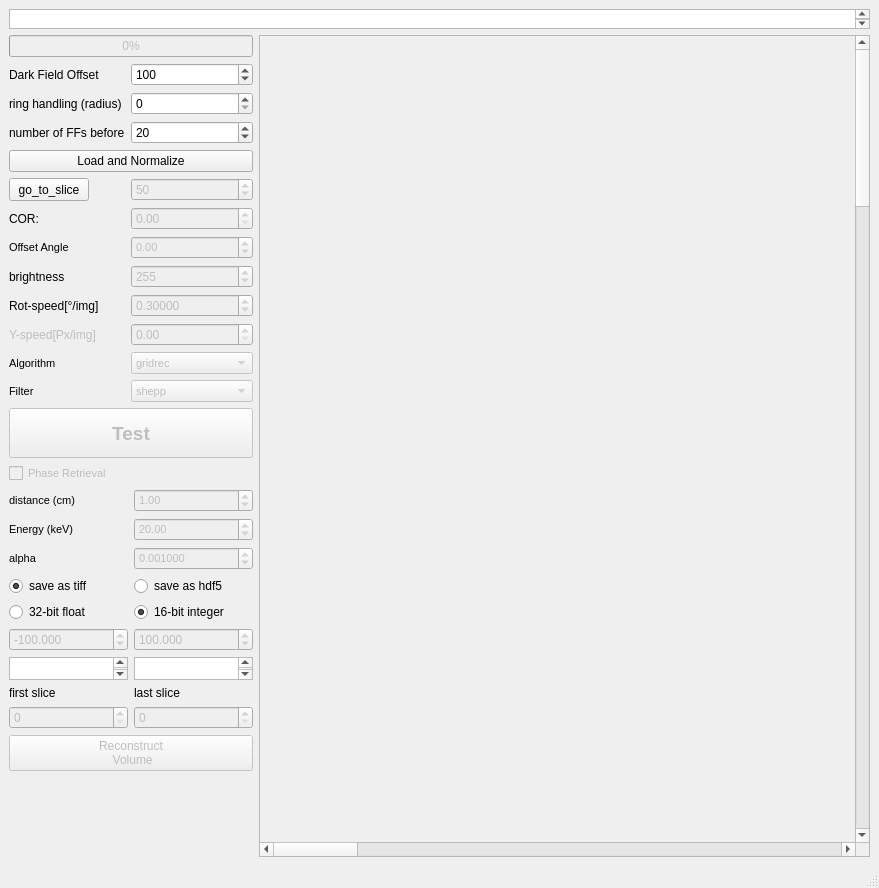
<?xml version="1.0" encoding="UTF-8"?>
<ui version="4.0">
 <class>MainWindow</class>
 <widget class="QMainWindow" name="MainWindow">
  <property name="geometry">
   <rect>
    <x>0</x>
    <y>0</y>
    <width>879</width>
    <height>888</height>
   </rect>
  </property>
  <property name="windowTitle">
   <string>MainWindow</string>
  </property>
  <widget class="QWidget" name="centralwidget">
   <layout class="QGridLayout" name="gridLayout">
    <item row="3" column="0">
     <widget class="QPushButton" name="pushReconstruct">
      <property name="enabled">
       <bool>false</bool>
      </property>
      <property name="sizePolicy">
       <sizepolicy hsizetype="Minimum" vsizetype="Preferred">
        <horstretch>0</horstretch>
        <verstretch>0</verstretch>
       </sizepolicy>
      </property>
      <property name="minimumSize">
       <size>
        <width>0</width>
        <height>50</height>
       </size>
      </property>
      <property name="font">
       <font>
        <pointsize>14</pointsize>
        <weight>75</weight>
        <bold>true</bold>
       </font>
      </property>
      <property name="text">
       <string>Test</string>
      </property>
     </widget>
    </item>
    <item row="2" column="0">
     <layout class="QGridLayout" name="gridLayout_3">
      <item row="0" column="0">
       <widget class="QLabel" name="label_10">
        <property name="sizePolicy">
         <sizepolicy hsizetype="Fixed" vsizetype="Preferred">
          <horstretch>0</horstretch>
          <verstretch>0</verstretch>
         </sizepolicy>
        </property>
        <property name="text">
         <string>Dark Field Offset</string>
        </property>
       </widget>
      </item>
      <item row="6" column="0">
       <widget class="QLabel" name="label_9">
        <property name="sizePolicy">
         <sizepolicy hsizetype="Fixed" vsizetype="Preferred">
          <horstretch>0</horstretch>
          <verstretch>0</verstretch>
         </sizepolicy>
        </property>
        <property name="font">
         <font>
          <pointsize>8</pointsize>
          <weight>50</weight>
          <bold>false</bold>
         </font>
        </property>
        <property name="text">
         <string>Offset Angle</string>
        </property>
       </widget>
      </item>
      <item row="5" column="0">
       <widget class="QLabel" name="label_3">
        <property name="sizePolicy">
         <sizepolicy hsizetype="Fixed" vsizetype="Preferred">
          <horstretch>0</horstretch>
          <verstretch>0</verstretch>
         </sizepolicy>
        </property>
        <property name="text">
         <string>COR:</string>
        </property>
       </widget>
      </item>
      <item row="9" column="0">
       <widget class="QLabel" name="label_4">
        <property name="enabled">
         <bool>false</bool>
        </property>
        <property name="sizePolicy">
         <sizepolicy hsizetype="Fixed" vsizetype="Preferred">
          <horstretch>0</horstretch>
          <verstretch>0</verstretch>
         </sizepolicy>
        </property>
        <property name="text">
         <string>Y-speed[Px/img]</string>
        </property>
       </widget>
      </item>
      <item row="7" column="0">
       <widget class="QLabel" name="label_7">
        <property name="sizePolicy">
         <sizepolicy hsizetype="Fixed" vsizetype="Preferred">
          <horstretch>0</horstretch>
          <verstretch>0</verstretch>
         </sizepolicy>
        </property>
        <property name="text">
         <string>brightness</string>
        </property>
       </widget>
      </item>
      <item row="11" column="0">
       <widget class="QLabel" name="label_16">
        <property name="sizePolicy">
         <sizepolicy hsizetype="Fixed" vsizetype="Preferred">
          <horstretch>0</horstretch>
          <verstretch>0</verstretch>
         </sizepolicy>
        </property>
        <property name="font">
         <font>
          <pointsize>8</pointsize>
          <weight>50</weight>
          <bold>false</bold>
         </font>
        </property>
        <property name="text">
         <string>Filter</string>
        </property>
       </widget>
      </item>
      <item row="10" column="0">
       <widget class="QLabel" name="label_15">
        <property name="sizePolicy">
         <sizepolicy hsizetype="Fixed" vsizetype="Preferred">
          <horstretch>0</horstretch>
          <verstretch>0</verstretch>
         </sizepolicy>
        </property>
        <property name="font">
         <font>
          <pointsize>8</pointsize>
          <weight>50</weight>
          <bold>false</bold>
         </font>
        </property>
        <property name="text">
         <string>Algorithm</string>
        </property>
       </widget>
      </item>
      <item row="8" column="0">
       <widget class="QLabel" name="label">
        <property name="sizePolicy">
         <sizepolicy hsizetype="Fixed" vsizetype="Preferred">
          <horstretch>0</horstretch>
          <verstretch>0</verstretch>
         </sizepolicy>
        </property>
        <property name="text">
         <string>Rot-speed[°/img]</string>
        </property>
       </widget>
      </item>
      <item row="1" column="0">
       <widget class="QLabel" name="label_8">
        <property name="sizePolicy">
         <sizepolicy hsizetype="Fixed" vsizetype="Preferred">
          <horstretch>0</horstretch>
          <verstretch>0</verstretch>
         </sizepolicy>
        </property>
        <property name="text">
         <string>ring handling (radius)</string>
        </property>
       </widget>
      </item>
      <item row="4" column="0">
       <widget class="QPushButton" name="go_to_slice">
        <property name="sizePolicy">
         <sizepolicy hsizetype="Fixed" vsizetype="Preferred">
          <horstretch>0</horstretch>
          <verstretch>0</verstretch>
         </sizepolicy>
        </property>
        <property name="text">
         <string>go_to_slice</string>
        </property>
       </widget>
      </item>
      <item row="2" column="0">
       <widget class="QLabel" name="label_2">
        <property name="sizePolicy">
         <sizepolicy hsizetype="Fixed" vsizetype="Preferred">
          <horstretch>0</horstretch>
          <verstretch>0</verstretch>
         </sizepolicy>
        </property>
        <property name="text">
         <string>number of FFs before</string>
        </property>
       </widget>
      </item>
      <item row="0" column="1">
       <widget class="QSpinBox" name="spinBox_DF">
        <property name="sizePolicy">
         <sizepolicy hsizetype="Minimum" vsizetype="Preferred">
          <horstretch>0</horstretch>
          <verstretch>0</verstretch>
         </sizepolicy>
        </property>
        <property name="maximum">
         <number>65535</number>
        </property>
        <property name="value">
         <number>100</number>
        </property>
       </widget>
      </item>
      <item row="1" column="1">
       <widget class="QSpinBox" name="spinBox_ringradius">
        <property name="enabled">
         <bool>true</bool>
        </property>
        <property name="sizePolicy">
         <sizepolicy hsizetype="Minimum" vsizetype="Preferred">
          <horstretch>0</horstretch>
          <verstretch>0</verstretch>
         </sizepolicy>
        </property>
        <property name="maximum">
         <number>65535</number>
        </property>
        <property name="value">
         <number>0</number>
        </property>
       </widget>
      </item>
      <item row="2" column="1">
       <widget class="QSpinBox" name="spinBox_number_FFs">
        <property name="sizePolicy">
         <sizepolicy hsizetype="Minimum" vsizetype="Preferred">
          <horstretch>0</horstretch>
          <verstretch>0</verstretch>
         </sizepolicy>
        </property>
        <property name="maximum">
         <number>5000</number>
        </property>
        <property name="value">
         <number>20</number>
        </property>
       </widget>
      </item>
      <item row="4" column="1">
       <widget class="QSpinBox" name="slice_number">
        <property name="enabled">
         <bool>false</bool>
        </property>
        <property name="sizePolicy">
         <sizepolicy hsizetype="Minimum" vsizetype="Preferred">
          <horstretch>0</horstretch>
          <verstretch>0</verstretch>
         </sizepolicy>
        </property>
        <property name="maximum">
         <number>5000</number>
        </property>
        <property name="value">
         <number>50</number>
        </property>
       </widget>
      </item>
      <item row="3" column="0" colspan="2">
       <widget class="QPushButton" name="pushLoad">
        <property name="sizePolicy">
         <sizepolicy hsizetype="Minimum" vsizetype="Preferred">
          <horstretch>0</horstretch>
          <verstretch>0</verstretch>
         </sizepolicy>
        </property>
        <property name="text">
         <string>Load and Normalize</string>
        </property>
       </widget>
      </item>
      <item row="5" column="1">
       <widget class="QDoubleSpinBox" name="COR">
        <property name="enabled">
         <bool>false</bool>
        </property>
        <property name="sizePolicy">
         <sizepolicy hsizetype="Minimum" vsizetype="Preferred">
          <horstretch>0</horstretch>
          <verstretch>0</verstretch>
         </sizepolicy>
        </property>
        <property name="font">
         <font>
          <weight>50</weight>
          <bold>false</bold>
         </font>
        </property>
        <property name="maximum">
         <double>5000.000000000000000</double>
        </property>
        <property name="singleStep">
         <double>0.250000000000000</double>
        </property>
        <property name="value">
         <double>0.000000000000000</double>
        </property>
       </widget>
      </item>
      <item row="6" column="1">
       <widget class="QDoubleSpinBox" name="Offset_Angle">
        <property name="enabled">
         <bool>false</bool>
        </property>
        <property name="sizePolicy">
         <sizepolicy hsizetype="Minimum" vsizetype="Preferred">
          <horstretch>0</horstretch>
          <verstretch>0</verstretch>
         </sizepolicy>
        </property>
        <property name="font">
         <font>
          <pointsize>8</pointsize>
          <weight>50</weight>
          <bold>false</bold>
         </font>
        </property>
        <property name="alignment">
         <set>Qt::AlignLeading|Qt::AlignLeft|Qt::AlignVCenter</set>
        </property>
        <property name="minimum">
         <double>-360.000000000000000</double>
        </property>
        <property name="maximum">
         <double>360.000000000000000</double>
        </property>
       </widget>
      </item>
      <item row="7" column="1">
       <widget class="QSpinBox" name="brightness">
        <property name="enabled">
         <bool>false</bool>
        </property>
        <property name="sizePolicy">
         <sizepolicy hsizetype="Minimum" vsizetype="Preferred">
          <horstretch>0</horstretch>
          <verstretch>0</verstretch>
         </sizepolicy>
        </property>
        <property name="maximum">
         <number>640000</number>
        </property>
        <property name="value">
         <number>255</number>
        </property>
       </widget>
      </item>
      <item row="8" column="1">
       <widget class="QDoubleSpinBox" name="speed_W">
        <property name="enabled">
         <bool>false</bool>
        </property>
        <property name="sizePolicy">
         <sizepolicy hsizetype="Minimum" vsizetype="Preferred">
          <horstretch>0</horstretch>
          <verstretch>0</verstretch>
         </sizepolicy>
        </property>
        <property name="decimals">
         <number>5</number>
        </property>
        <property name="singleStep">
         <double>0.000100000000000</double>
        </property>
        <property name="value">
         <double>0.300000000000000</double>
        </property>
       </widget>
      </item>
      <item row="9" column="1">
       <widget class="QDoubleSpinBox" name="speed_Y">
        <property name="enabled">
         <bool>false</bool>
        </property>
        <property name="sizePolicy">
         <sizepolicy hsizetype="Minimum" vsizetype="Preferred">
          <horstretch>0</horstretch>
          <verstretch>0</verstretch>
         </sizepolicy>
        </property>
       </widget>
      </item>
      <item row="10" column="1">
       <widget class="QComboBox" name="algorithm_list">
        <property name="enabled">
         <bool>false</bool>
        </property>
        <property name="sizePolicy">
         <sizepolicy hsizetype="Minimum" vsizetype="Preferred">
          <horstretch>0</horstretch>
          <verstretch>0</verstretch>
         </sizepolicy>
        </property>
        <property name="font">
         <font>
          <pointsize>8</pointsize>
          <weight>50</weight>
          <bold>false</bold>
         </font>
        </property>
        <item>
         <property name="text">
          <string>gridrec</string>
         </property>
        </item>
        <item>
         <property name="text">
          <string>FBP_CUDA</string>
         </property>
        </item>
        <item>
         <property name="text">
          <string>art</string>
         </property>
        </item>
        <item>
         <property name="text">
          <string>bart</string>
         </property>
        </item>
        <item>
         <property name="text">
          <string>fbp</string>
         </property>
        </item>
        <item>
         <property name="text">
          <string>sirt</string>
         </property>
        </item>
        <item>
         <property name="text">
          <string>tv</string>
         </property>
        </item>
        <item>
         <property name="text">
          <string>grad</string>
         </property>
        </item>
        <item>
         <property name="text">
          <string>mlem</string>
         </property>
        </item>
        <item>
         <property name="text">
          <string>tikh</string>
         </property>
        </item>
        <item>
         <property name="text">
          <string>osem</string>
         </property>
        </item>
        <item>
         <property name="text">
          <string>pml_hybrid</string>
         </property>
        </item>
        <item>
         <property name="text">
          <string>pml_quad</string>
         </property>
        </item>
        <item>
         <property name="text">
          <string>ospml_hybrid</string>
         </property>
        </item>
        <item>
         <property name="text">
          <string>ospml_quad</string>
         </property>
        </item>
       </widget>
      </item>
      <item row="11" column="1">
       <widget class="QComboBox" name="filter_list">
        <property name="enabled">
         <bool>false</bool>
        </property>
        <property name="sizePolicy">
         <sizepolicy hsizetype="Minimum" vsizetype="Preferred">
          <horstretch>0</horstretch>
          <verstretch>0</verstretch>
         </sizepolicy>
        </property>
        <property name="font">
         <font>
          <pointsize>8</pointsize>
          <weight>50</weight>
          <bold>false</bold>
         </font>
        </property>
        <item>
         <property name="text">
          <string>shepp</string>
         </property>
        </item>
        <item>
         <property name="text">
          <string>ramlak</string>
         </property>
        </item>
        <item>
         <property name="text">
          <string>hann</string>
         </property>
        </item>
        <item>
         <property name="text">
          <string>hamming</string>
         </property>
        </item>
        <item>
         <property name="text">
          <string>parzen</string>
         </property>
        </item>
        <item>
         <property name="text">
          <string>butterworth</string>
         </property>
        </item>
        <item>
         <property name="text">
          <string>cosine</string>
         </property>
        </item>
        <item>
         <property name="text">
          <string>none</string>
         </property>
        </item>
       </widget>
      </item>
     </layout>
    </item>
    <item row="1" column="0">
     <widget class="QProgressBar" name="progressBar">
      <property name="enabled">
       <bool>false</bool>
      </property>
      <property name="sizePolicy">
       <sizepolicy hsizetype="Minimum" vsizetype="Preferred">
        <horstretch>0</horstretch>
        <verstretch>0</verstretch>
       </sizepolicy>
      </property>
      <property name="value">
       <number>0</number>
      </property>
     </widget>
    </item>
    <item row="5" column="0">
     <widget class="QPushButton" name="pushReconstruct_all">
      <property name="enabled">
       <bool>false</bool>
      </property>
      <property name="text">
       <string>Reconstruct
 Volume</string>
      </property>
     </widget>
    </item>
    <item row="4" column="0">
     <layout class="QGridLayout" name="gridLayout_8">
      <item row="3" column="1">
       <widget class="QDoubleSpinBox" name="doubleSpinBox_alpha_2">
        <property name="enabled">
         <bool>false</bool>
        </property>
        <property name="sizePolicy">
         <sizepolicy hsizetype="Minimum" vsizetype="Minimum">
          <horstretch>0</horstretch>
          <verstretch>0</verstretch>
         </sizepolicy>
        </property>
        <property name="font">
         <font>
          <pointsize>8</pointsize>
          <weight>50</weight>
          <bold>false</bold>
         </font>
        </property>
        <property name="decimals">
         <number>6</number>
        </property>
        <property name="singleStep">
         <double>0.000100000000000</double>
        </property>
        <property name="value">
         <double>0.001000000000000</double>
        </property>
       </widget>
      </item>
      <item row="3" column="0">
       <widget class="QLabel" name="label_alpha_2">
        <property name="enabled">
         <bool>true</bool>
        </property>
        <property name="sizePolicy">
         <sizepolicy hsizetype="Minimum" vsizetype="Minimum">
          <horstretch>0</horstretch>
          <verstretch>0</verstretch>
         </sizepolicy>
        </property>
        <property name="font">
         <font>
          <pointsize>8</pointsize>
          <weight>50</weight>
          <bold>false</bold>
         </font>
        </property>
        <property name="text">
         <string>alpha</string>
        </property>
       </widget>
      </item>
      <item row="0" column="0" colspan="2">
       <widget class="QCheckBox" name="checkBox_phase_2">
        <property name="enabled">
         <bool>false</bool>
        </property>
        <property name="sizePolicy">
         <sizepolicy hsizetype="Minimum" vsizetype="Preferred">
          <horstretch>0</horstretch>
          <verstretch>0</verstretch>
         </sizepolicy>
        </property>
        <property name="font">
         <font>
          <pointsize>8</pointsize>
          <weight>50</weight>
          <bold>false</bold>
         </font>
        </property>
        <property name="text">
         <string>Phase Retrieval</string>
        </property>
       </widget>
      </item>
      <item row="2" column="0">
       <widget class="QLabel" name="label_Energy_2">
        <property name="enabled">
         <bool>true</bool>
        </property>
        <property name="sizePolicy">
         <sizepolicy hsizetype="Minimum" vsizetype="Minimum">
          <horstretch>0</horstretch>
          <verstretch>0</verstretch>
         </sizepolicy>
        </property>
        <property name="font">
         <font>
          <pointsize>8</pointsize>
          <weight>50</weight>
          <bold>false</bold>
         </font>
        </property>
        <property name="text">
         <string>Energy (keV)</string>
        </property>
       </widget>
      </item>
      <item row="1" column="1">
       <widget class="QDoubleSpinBox" name="doubleSpinBox_distance_2">
        <property name="enabled">
         <bool>false</bool>
        </property>
        <property name="sizePolicy">
         <sizepolicy hsizetype="Minimum" vsizetype="Minimum">
          <horstretch>0</horstretch>
          <verstretch>0</verstretch>
         </sizepolicy>
        </property>
        <property name="font">
         <font>
          <pointsize>8</pointsize>
          <weight>50</weight>
          <bold>false</bold>
         </font>
        </property>
        <property name="maximum">
         <double>5000.000000000000000</double>
        </property>
        <property name="value">
         <double>1.000000000000000</double>
        </property>
       </widget>
      </item>
      <item row="2" column="1">
       <widget class="QDoubleSpinBox" name="doubleSpinBox_Energy_2">
        <property name="enabled">
         <bool>false</bool>
        </property>
        <property name="sizePolicy">
         <sizepolicy hsizetype="Minimum" vsizetype="Minimum">
          <horstretch>0</horstretch>
          <verstretch>0</verstretch>
         </sizepolicy>
        </property>
        <property name="font">
         <font>
          <pointsize>8</pointsize>
          <weight>50</weight>
          <bold>false</bold>
         </font>
        </property>
        <property name="minimum">
         <double>1.000000000000000</double>
        </property>
        <property name="maximum">
         <double>100.000000000000000</double>
        </property>
        <property name="value">
         <double>20.000000000000000</double>
        </property>
       </widget>
      </item>
      <item row="1" column="0">
       <widget class="QLabel" name="label_distance_2">
        <property name="enabled">
         <bool>true</bool>
        </property>
        <property name="sizePolicy">
         <sizepolicy hsizetype="Minimum" vsizetype="Minimum">
          <horstretch>0</horstretch>
          <verstretch>0</verstretch>
         </sizepolicy>
        </property>
        <property name="font">
         <font>
          <pointsize>8</pointsize>
          <weight>50</weight>
          <bold>false</bold>
         </font>
        </property>
        <property name="text">
         <string>distance (cm)</string>
        </property>
       </widget>
      </item>
      <item row="8" column="1">
       <widget class="QLabel" name="label_6">
        <property name="sizePolicy">
         <sizepolicy hsizetype="Minimum" vsizetype="Minimum">
          <horstretch>0</horstretch>
          <verstretch>0</verstretch>
         </sizepolicy>
        </property>
        <property name="text">
         <string>last slice</string>
        </property>
       </widget>
      </item>
      <item row="8" column="0">
       <widget class="QLabel" name="label_5">
        <property name="sizePolicy">
         <sizepolicy hsizetype="Minimum" vsizetype="Minimum">
          <horstretch>0</horstretch>
          <verstretch>0</verstretch>
         </sizepolicy>
        </property>
        <property name="text">
         <string>first slice</string>
        </property>
       </widget>
      </item>
      <item row="6" column="0">
       <widget class="QDoubleSpinBox" name="int_low">
        <property name="enabled">
         <bool>false</bool>
        </property>
        <property name="decimals">
         <number>3</number>
        </property>
        <property name="minimum">
         <double>-65535.000000000000000</double>
        </property>
        <property name="maximum">
         <double>65535.000000000000000</double>
        </property>
        <property name="value">
         <double>-100.000000000000000</double>
        </property>
       </widget>
      </item>
      <item row="7" column="0">
       <widget class="QTextBrowser" name="min">
        <property name="maximumSize">
         <size>
          <width>119</width>
          <height>23</height>
         </size>
        </property>
       </widget>
      </item>
      <item row="6" column="1">
       <widget class="QDoubleSpinBox" name="int_high">
        <property name="enabled">
         <bool>false</bool>
        </property>
        <property name="decimals">
         <number>3</number>
        </property>
        <property name="minimum">
         <double>-65535.000000000000000</double>
        </property>
        <property name="maximum">
         <double>65535.000000000000000</double>
        </property>
        <property name="value">
         <double>100.000000000000000</double>
        </property>
       </widget>
      </item>
      <item row="5" column="1">
       <widget class="QRadioButton" name="radioButton_16bit_integer">
        <property name="text">
         <string>16-bit integer</string>
        </property>
        <property name="checked">
         <bool>true</bool>
        </property>
        <attribute name="buttonGroup">
         <string notr="true">buttonGroup16_32bit</string>
        </attribute>
       </widget>
      </item>
      <item row="7" column="1">
       <widget class="QTextBrowser" name="max">
        <property name="maximumSize">
         <size>
          <width>119</width>
          <height>23</height>
         </size>
        </property>
       </widget>
      </item>
      <item row="4" column="1">
       <widget class="QRadioButton" name="save_hdf5">
        <property name="enabled">
         <bool>true</bool>
        </property>
        <property name="text">
         <string>save as hdf5</string>
        </property>
        <property name="checked">
         <bool>false</bool>
        </property>
        <attribute name="buttonGroup">
         <string notr="true">save_tif_hdf5</string>
        </attribute>
       </widget>
      </item>
      <item row="5" column="0">
       <widget class="QRadioButton" name="radioButton_32bit_float">
        <property name="text">
         <string>32-bit float</string>
        </property>
        <attribute name="buttonGroup">
         <string notr="true">buttonGroup16_32bit</string>
        </attribute>
       </widget>
      </item>
      <item row="4" column="0">
       <widget class="QRadioButton" name="save_tiff">
        <property name="text">
         <string>save as tiff</string>
        </property>
        <property name="checked">
         <bool>true</bool>
        </property>
        <attribute name="buttonGroup">
         <string notr="true">save_tif_hdf5</string>
        </attribute>
       </widget>
      </item>
      <item row="9" column="0">
       <widget class="QSpinBox" name="spinBox_first">
        <property name="enabled">
         <bool>false</bool>
        </property>
        <property name="maximum">
         <number>999999</number>
        </property>
       </widget>
      </item>
      <item row="9" column="1">
       <widget class="QSpinBox" name="spinBox_last">
        <property name="enabled">
         <bool>false</bool>
        </property>
        <property name="maximum">
         <number>999999</number>
        </property>
       </widget>
      </item>
     </layout>
    </item>
    <item row="0" column="0" colspan="2">
     <widget class="QTextBrowser" name="Sample">
      <property name="maximumSize">
       <size>
        <width>16777215</width>
        <height>20</height>
       </size>
      </property>
     </widget>
    </item>
    <item row="6" column="0">
     <spacer name="verticalSpacer">
      <property name="orientation">
       <enum>Qt::Vertical</enum>
      </property>
      <property name="sizeHint" stdset="0">
       <size>
        <width>20</width>
        <height>40</height>
       </size>
      </property>
     </spacer>
    </item>
    <item row="1" column="1" rowspan="6">
     <widget class="QScrollArea" name="scrollArea_3">
      <property name="enabled">
       <bool>true</bool>
      </property>
      <property name="sizePolicy">
       <sizepolicy hsizetype="Expanding" vsizetype="Expanding">
        <horstretch>0</horstretch>
        <verstretch>0</verstretch>
       </sizepolicy>
      </property>
      <property name="mouseTracking">
       <bool>true</bool>
      </property>
      <property name="layoutDirection">
       <enum>Qt::LeftToRight</enum>
      </property>
      <property name="autoFillBackground">
       <bool>false</bool>
      </property>
      <property name="verticalScrollBarPolicy">
       <enum>Qt::ScrollBarAlwaysOn</enum>
      </property>
      <property name="horizontalScrollBarPolicy">
       <enum>Qt::ScrollBarAlwaysOn</enum>
      </property>
      <property name="sizeAdjustPolicy">
       <enum>QAbstractScrollArea::AdjustIgnored</enum>
      </property>
      <property name="widgetResizable">
       <bool>true</bool>
      </property>
      <property name="alignment">
       <set>Qt::AlignCenter</set>
      </property>
      <widget class="QWidget" name="scrollAreaWidgetContents_3">
       <property name="geometry">
        <rect>
         <x>0</x>
         <y>0</y>
         <width>4022</width>
         <height>4022</height>
        </rect>
       </property>
       <layout class="QGridLayout" name="gridLayout_10">
        <item row="0" column="1">
         <widget class="QLabel" name="test_reco">
          <property name="sizePolicy">
           <sizepolicy hsizetype="MinimumExpanding" vsizetype="MinimumExpanding">
            <horstretch>0</horstretch>
            <verstretch>0</verstretch>
           </sizepolicy>
          </property>
          <property name="minimumSize">
           <size>
            <width>4000</width>
            <height>4000</height>
           </size>
          </property>
          <property name="maximumSize">
           <size>
            <width>5000</width>
            <height>5000</height>
           </size>
          </property>
          <property name="text">
           <string>test_reco</string>
          </property>
          <property name="alignment">
           <set>Qt::AlignCenter</set>
          </property>
         </widget>
        </item>
       </layout>
      </widget>
     </widget>
    </item>
   </layout>
  </widget>
  <widget class="QMenuBar" name="menubar">
   <property name="geometry">
    <rect>
     <x>0</x>
     <y>0</y>
     <width>879</width>
     <height>26</height>
    </rect>
   </property>
  </widget>
  <widget class="QStatusBar" name="statusbar"/>
 </widget>
 <resources/>
 <connections/>
 <buttongroups>
  <buttongroup name="save_tif_hdf5"/>
  <buttongroup name="buttonGroup16_32bit"/>
 </buttongroups>
</ui>
